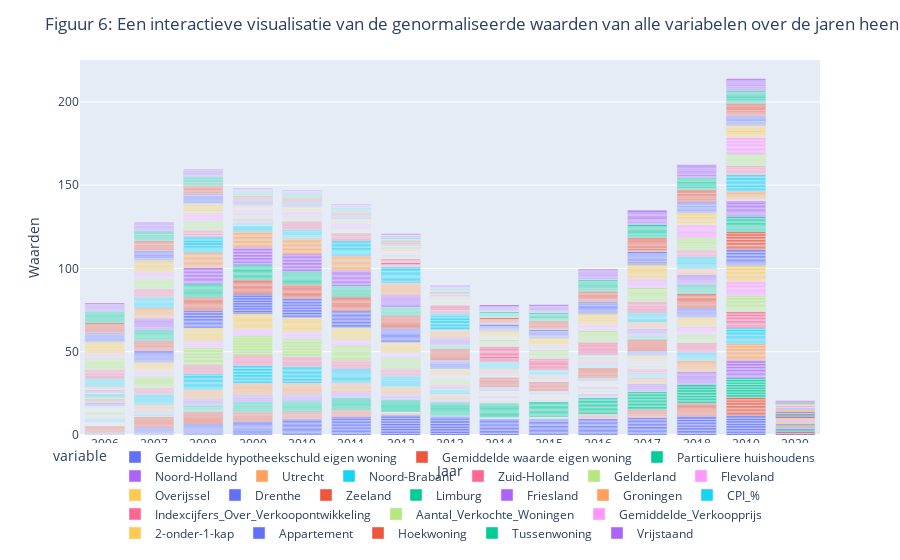

Source (notebook cell):
### Code cell
# Maak een lijngrafiek van alle kolommen in normalized_df
fig = px.bar(normalized_df, x='Jaar', y=normalized_df.columns)

# Instellingen voor de grafiek
fig.update_layout(
    title='Figuur 6: Een interactieve visualisatie van de genormaliseerde waarden van alle variabelen over de jaren heen',
    xaxis_title='Jaar',
    yaxis_title='Waarden',
    legend=dict(
        orientation='h',
        yanchor='bottom',
        y=-0.3,
        xanchor='right',
        x=1
    )
)

# Toon de grafiek
fig.show()

### Figure 1 — Plotly figure (JSON) as saved in the notebook; plotly's stock layout.template omitted (floating-point values rounded to 4 significant figures; data arrays with more than 128 entries replaced by an {"elided": "..."} marker saying what was removed)
{"data": [{"alignmentgroup": "True", "hovertemplate": "variable=Gemiddelde hypotheekschuld eigen woning<br>Jaar=%{x}<br>value=%{y}<extra></extra>", "legendgroup": "Gemiddelde hypotheekschuld eigen woning", "marker": {"color": "#636efa", "pattern": {"shape": ""}}, "name": "Gemiddelde hypotheekschuld eigen woning", "offsetgroup": "Gemiddelde hypotheekschuld eigen woning", "orientation": "v", "showlegend": true, "textposition": "auto", "type": "bar", "x": {"elided": "169 str values"}, "xaxis": "x", "y": {"elided": "169 float values"}, "yaxis": "y"}, {"alignmentgroup": "True", "hovertemplate": "variable=Gemiddelde waarde eigen woning<br>Jaar=%{x}<br>value=%{y}<extra></extra>", "legendgroup": "Gemiddelde waarde eigen woning", "marker": {"color": "#EF553B", "pattern": {"shape": ""}}, "name": "Gemiddelde waarde eigen woning", "offsetgroup": "Gemiddelde waarde eigen woning", "orientation": "v", "showlegend": true, "textposition": "auto", "type": "bar", "x": {"elided": "169 str values"}, "xaxis": "x", "y": {"elided": "169 float values"}, "yaxis": "y"}, {"alignmentgroup": "True", "hovertemplate": "variable=Particuliere huishoudens<br>Jaar=%{x}<br>value=%{y}<extra></extra>", "legendgroup": "Particuliere huishoudens", "marker": {"color": "#00cc96", "pattern": {"shape": ""}}, "name": "Particuliere huishoudens", "offsetgroup": "Particuliere huishoudens", "orientation": "v", "showlegend": true, "textposition": "auto", "type": "bar", "x": {"elided": "169 str values"}, "xaxis": "x", "y": {"elided": "169 float values"}, "yaxis": "y"}, {"alignmentgroup": "True", "hovertemplate": "variable=Noord-Holland<br>Jaar=%{x}<br>value=%{y}<extra></extra>", "legendgroup": "Noord-Holland", "marker": {"color": "#ab63fa", "pattern": {"shape": ""}}, "name": "Noord-Holland", "offsetgroup": "Noord-Holland", "orientation": "v", "showlegend": true, "textposition": "auto", "type": "bar", "x": {"elided": "169 str values"}, "xaxis": "x", "y": {"elided": "169 float values"}, "yaxis": "y"}, {"alignmentgroup": "True", "hovertemplate": "variable=Utrecht<br>Jaar=%{x}<br>value=%{y}<extra></extra>", "legendgroup": "Utrecht", "marker": {"color": "#FFA15A", "pattern": {"shape": ""}}, "name": "Utrecht", "offsetgroup": "Utrecht", "orientation": "v", "showlegend": true, "textposition": "auto", "type": "bar", "x": {"elided": "169 str values"}, "xaxis": "x", "y": {"elided": "169 float values"}, "yaxis": "y"}, {"alignmentgroup": "True", "hovertemplate": "variable=Noord-Brabant<br>Jaar=%{x}<br>value=%{y}<extra></extra>", "legendgroup": "Noord-Brabant", "marker": {"color": "#19d3f3", "pattern": {"shape": ""}}, "name": "Noord-Brabant", "offsetgroup": "Noord-Brabant", "orientation": "v", "showlegend": true, "textposition": "auto", "type": "bar", "x": {"elided": "169 str values"}, "xaxis": "x", "y": {"elided": "169 float values"}, "yaxis": "y"}, {"alignmentgroup": "True", "hovertemplate": "variable=Zuid-Holland<br>Jaar=%{x}<br>value=%{y}<extra></extra>", "legendgroup": "Zuid-Holland", "marker": {"color": "#FF6692", "pattern": {"shape": ""}}, "name": "Zuid-Holland", "offsetgroup": "Zuid-Holland", "orientation": "v", "showlegend": true, "textposition": "auto", "type": "bar", "x": {"elided": "169 str values"}, "xaxis": "x", "y": {"elided": "169 float values"}, "yaxis": "y"}, {"alignmentgroup": "True", "hovertemplate": "variable=Gelderland<br>Jaar=%{x}<br>value=%{y}<extra></extra>", "legendgroup": "Gelderland", "marker": {"color": "#B6E880", "pattern": {"shape": ""}}, "name": "Gelderland", "offsetgroup": "Gelderland", "orientation": "v", "showlegend": true, "textposition": "auto", "type": "bar", "x": {"elided": "169 str values"}, "xaxis": "x", "y": {"elided": "169 float values"}, "yaxis": "y"}, {"alignmentgroup": "True", "hovertemplate": "variable=Flevoland<br>Jaar=%{x}<br>value=%{y}<extra></extra>", "legendgroup": "Flevoland", "marker": {"color": "#FF97FF", "pattern": {"shape": ""}}, "name": "Flevoland", "offsetgroup": "Flevoland", "orientation": "v", "showlegend": true, "textposition": "auto", "type": "bar", "x": {"elided": "169 str values"}, "xaxis": "x", "y": {"elided": "169 float values"}, "yaxis": "y"}, {"alignmentgroup": "True", "hovertemplate": "variable=Overijssel<br>Jaar=%{x}<br>value=%{y}<extra></extra>", "legendgroup": "Overijssel", "marker": {"color": "#FECB52", "pattern": {"shape": ""}}, "name": "Overijssel", "offsetgroup": "Overijssel", "orientation": "v", "showlegend": true, "textposition": "auto", "type": "bar", "x": {"elided": "169 str values"}, "xaxis": "x", "y": {"elided": "169 float values"}, "yaxis": "y"}, {"alignmentgroup": "True", "hovertemplate": "variable=Drenthe<br>Jaar=%{x}<br>value=%{y}<extra></extra>", "legendgroup": "Drenthe", "marker": {"color": "#636efa", "pattern": {"shape": ""}}, "name": "Drenthe", "offsetgroup": "Drenthe", "orientation": "v", "showlegend": true, "textposition": "auto", "type": "bar", "x": {"elided": "169 str values"}, "xaxis": "x", "y": {"elided": "169 float values"}, "yaxis": "y"}, {"alignmentgroup": "True", "hovertemplate": "variable=Zeeland<br>Jaar=%{x}<br>value=%{y}<extra></extra>", "legendgroup": "Zeeland", "marker": {"color": "#EF553B", "pattern": {"shape": ""}}, "name": "Zeeland", "offsetgroup": "Zeeland", "orientation": "v", "showlegend": true, "textposition": "auto", "type": "bar", "x": {"elided": "169 str values"}, "xaxis": "x", "y": {"elided": "169 float values"}, "yaxis": "y"}, {"alignmentgroup": "True", "hovertemplate": "variable=Limburg<br>Jaar=%{x}<br>value=%{y}<extra></extra>", "legendgroup": "Limburg", "marker": {"color": "#00cc96", "pattern": {"shape": ""}}, "name": "Limburg", "offsetgroup": "Limburg", "orientation": "v", "showlegend": true, "textposition": "auto", "type": "bar", "x": {"elided": "169 str values"}, "xaxis": "x", "y": {"elided": "169 float values"}, "yaxis": "y"}, {"alignmentgroup": "True", "hovertemplate": "variable=Friesland<br>Jaar=%{x}<br>value=%{y}<extra></extra>", "legendgroup": "Friesland", "marker": {"color": "#ab63fa", "pattern": {"shape": ""}}, "name": "Friesland", "offsetgroup": "Friesland", "orientation": "v", "showlegend": true, "textposition": "auto", "type": "bar", "x": {"elided": "169 str values"}, "xaxis": "x", "y": {"elided": "169 float values"}, "yaxis": "y"}, {"alignmentgroup": "True", "hovertemplate": "variable=Groningen<br>Jaar=%{x}<br>value=%{y}<extra></extra>", "legendgroup": "Groningen", "marker": {"color": "#FFA15A", "pattern": {"shape": ""}}, "name": "Groningen", "offsetgroup": "Groningen", "orientation": "v", "showlegend": true, "textposition": "auto", "type": "bar", "x": {"elided": "169 str values"}, "xaxis": "x", "y": {"elided": "169 float values"}, "yaxis": "y"}, {"alignmentgroup": "True", "hovertemplate": "variable=CPI_%<br>Jaar=%{x}<br>value=%{y}<extra></extra>", "legendgroup": "CPI_%", "marker": {"color": "#19d3f3", "pattern": {"shape": ""}}, "name": "CPI_%", "offsetgroup": "CPI_%", "orientation": "v", "showlegend": true, "textposition": "auto", "type": "bar", "x": {"elided": "169 str values"}, "xaxis": "x", "y": {"elided": "169 float values"}, "yaxis": "y"}, {"alignmentgroup": "True", "hovertemplate": "variable=Indexcijfers_Over_Verkoopontwikkeling<br>Jaar=%{x}<br>value=%{y}<extra></extra>", "legendgroup": "Indexcijfers_Over_Verkoopontwikkeling", "marker": {"color": "#FF6692", "pattern": {"shape": ""}}, "name": "Indexcijfers_Over_Verkoopontwikkeling", "offsetgroup": "Indexcijfers_Over_Verkoopontwikkeling", "orientation": "v", "showlegend": true, "textposition": "auto", "type": "bar", "x": {"elided": "169 str values"}, "xaxis": "x", "y": {"elided": "169 float values"}, "yaxis": "y"}, {"alignmentgroup": "True", "hovertemplate": "variable=Aantal_Verkochte_Woningen<br>Jaar=%{x}<br>value=%{y}<extra></extra>", "legendgroup": "Aantal_Verkochte_Woningen", "marker": {"color": "#B6E880", "pattern": {"shape": ""}}, "name": "Aantal_Verkochte_Woningen", "offsetgroup": "Aantal_Verkochte_Woningen", "orientation": "v", "showlegend": true, "textposition": "auto", "type": "bar", "x": {"elided": "169 str values"}, "xaxis": "x", "y": {"elided": "169 float values"}, "yaxis": "y"}, {"alignmentgroup": "True", "hovertemplate": "variable=Gemiddelde_Verkoopprijs<br>Jaar=%{x}<br>value=%{y}<extra></extra>", "legendgroup": "Gemiddelde_Verkoopprijs", "marker": {"color": "#FF97FF", "pattern": {"shape": ""}}, "name": "Gemiddelde_Verkoopprijs", "offsetgroup": "Gemiddelde_Verkoopprijs", "orientation": "v", "showlegend": true, "textposition": "auto", "type": "bar", "x": {"elided": "169 str values"}, "xaxis": "x", "y": {"elided": "169 float values"}, "yaxis": "y"}, {"alignmentgroup": "True", "hovertemplate": "variable=2-onder-1-kap<br>Jaar=%{x}<br>value=%{y}<extra></extra>", "legendgroup": "2-onder-1-kap", "marker": {"color": "#FECB52", "pattern": {"shape": ""}}, "name": "2-onder-1-kap", "offsetgroup": "2-onder-1-kap", "orientation": "v", "showlegend": true, "textposition": "auto", "type": "bar", "x": {"elided": "169 str values"}, "xaxis": "x", "y": {"elided": "169 float values"}, "yaxis": "y"}, {"alignmentgroup": "True", "hovertemplate": "variable=Appartement<br>Jaar=%{x}<br>value=%{y}<extra></extra>", "legendgroup": "Appartement", "marker": {"color": "#636efa", "pattern": {"shape": ""}}, "name": "Appartement", "offsetgroup": "Appartement", "orientation": "v", "showlegend": true, "textposition": "auto", "type": "bar", "x": {"elided": "169 str values"}, "xaxis": "x", "y": {"elided": "169 float values"}, "yaxis": "y"}, {"alignmentgroup": "True", "hovertemplate": "variable=Hoekwoning<br>Jaar=%{x}<br>value=%{y}<extra></extra>", "legendgroup": "Hoekwoning", "marker": {"color": "#EF553B", "pattern": {"shape": ""}}, "name": "Hoekwoning", "offsetgroup": "Hoekwoning", "orientation": "v", "showlegend": true, "textposition": "auto", "type": "bar", "x": {"elided": "169 str values"}, "xaxis": "x", "y": {"elided": "169 float values"}, "yaxis": "y"}, {"alignmentgroup": "True", "hovertemplate": "variable=Tussenwoning<br>Jaar=%{x}<br>value=%{y}<extra></extra>", "legendgroup": "Tussenwoning", "marker": {"color": "#00cc96", "pattern": {"shape": ""}}, "name": "Tussenwoning", "offsetgroup": "Tussenwoning", "orientation": "v", "showlegend": true, "textposition": "auto", "type": "bar", "x": {"elided": "169 str values"}, "xaxis": "x", "y": {"elided": "169 float values"}, "yaxis": "y"}, {"alignmentgroup": "True", "hovertemplate": "variable=Vrijstaand<br>Jaar=%{x}<br>value=%{y}<extra></extra>", "legendgroup": "Vrijstaand", "marker": {"color": "#ab63fa", "pattern": {"shape": ""}}, "name": "Vrijstaand", "offsetgroup": "Vrijstaand", "orientation": "v", "showlegend": true, "textposition": "auto", "type": "bar", "x": {"elided": "169 str values"}, "xaxis": "x", "y": {"elided": "169 float values"}, "yaxis": "y"}], "layout": {"barmode": "relative", "legend": {"orientation": "h", "title": {"text": "variable"}, "tracegroupgap": 0, "x": 1, "xanchor": "right", "y": -0.3, "yanchor": "bottom"}, "margin": {"t": 60}, "title": {"text": "Figuur 6: Een interactieve visualisatie van de genormaliseerde waarden van alle variabelen over de jaren heen"}, "xaxis": {"anchor": "y", "domain": [0, 1], "title": {"text": "Jaar"}}, "yaxis": {"anchor": "x", "domain": [0, 1], "title": {"text": "Waarden"}}}}
